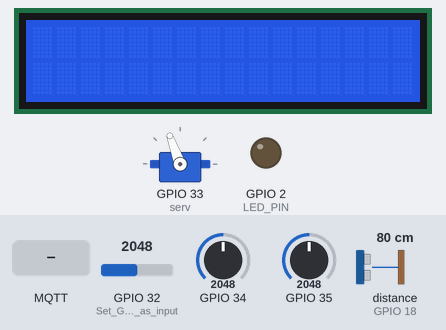
Simulated run of this sketch. Board: ESP32. Parts: servo, 16×2 character LCD, output pins drawn as LEDs (lit = HIGH). Inputs (shaded band) come from the test bench; at power-on: GPIO 32 (Set_GPIO_35_as_input) = 2048, GPIO 34 = 2048, GPIO 35 = 2048, distance to the obstacle (sensor on GPIO 18) 80 cm. The echo pulse lasts 58.3 µs per cm; WiFi joins after 1.5 s; servers stay silent unless stated; no MQTT or app messages arrive unless stated; what the sketch prints to the serial monitor is not drawn.

Above: at 2.8 s.
2.9 s: MQTT message "0" arrives on the first subscribed topic
At 3.08 s:
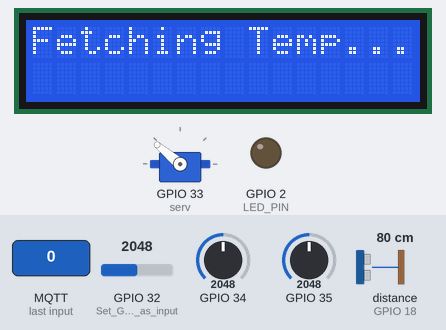
4.7 s: MQTT message "1" arrives on the first subscribed topic
At 6.44 s:
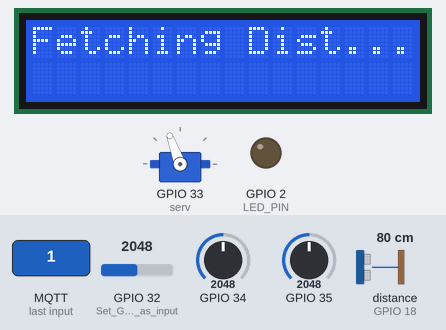
6.5 s: MQTT message "5" arrives on the first subscribed topic
At 6.72 s:
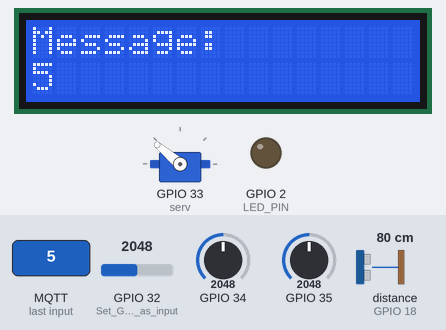
8.2 s: MQTT message "on" arrives on the first subscribed topic
At 8.44 s:
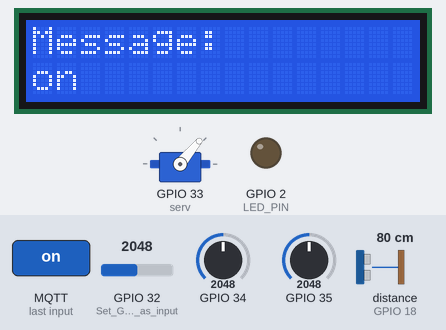
9.9 s: MQTT message "off" arrives on the first subscribed topic
At 10.07 s:
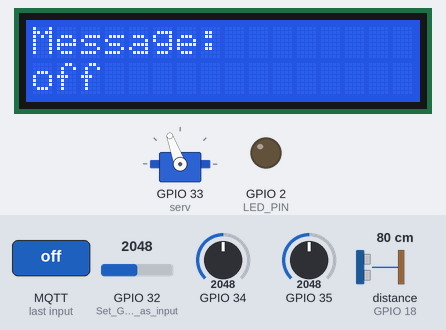
11.7 s: MQTT message "180" arrives on the first subscribed topic
At 11.89 s:
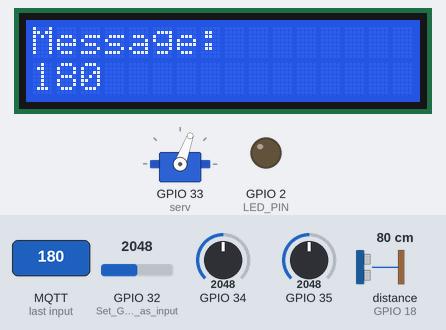
Timing chart, 0 to 14.8 s (numbered marks = the images above; inputs shaded):
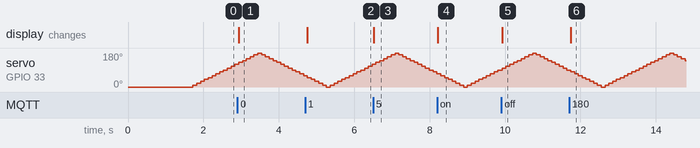

Measured:
- after the input at 2.9 s, the display: changes at once (image 1)
- after the input at 4.7 s, the display: changes after 0.06 s (image 2)
- after the input at 6.5 s, the display: changes at once (image 3)
- after the input at 8.2 s, the display: changes at once (image 4)
- after the input at 9.9 s, the display: changes at once (image 5)
- after the input at 11.7 s, the display: changes at once (image 6)

The sketch:

Task_5.ino
```cpp
#include <NewPing.h>            // Library for ultrasonic sensor
#include <LiquidCrystal_I2C.h>  // Library for I2C LCD display
#include <ESP32Servo.h>         // Library for controlling servos on ESP32
#include <WiFiClientSecure.h>   // Library for secure Wi-Fi connection
#include <esp_crt_bundle.h>     // ESP32 certificate bundle
#include <WiFi.h>               // Library for Wi-Fi functions
#include <PubSubClient.h>       // Library for MQTT communication

// Pin Definitions
#define trig_pin 19       // Ultrasonic sensor trigger pin
#define echo_pin 18       // Ultrasonic sensor echo pin
#define button_pin 26     // Button input pin
#define mic_pin 27        // Microphone input pin

// Wi-Fi credentials
const char* ssid = "WE2020";            // Wi-Fi SSID
const char* password = "epic2023";      // Wi-Fi password

// MQTT Broker details
const char* mqtt_broker = "bae6e1004af84917878e457c24d59cce.s1.eu.hivemq.cloud";
const char* mqtt_username = "esp32";   // MQTT username
const char* mqtt_password = "esppass"; // MQTT password
const int mqtt_port = 8883;            // MQTT port for secure connection
const char* topic_publish = "esp32/send";       // MQTT topic for publishing messages
const char* topic_distance = "esp32/distance";  // MQTT topic for distance sensor data
const char* topic_mic = "esp32/mic";            // MQTT topic for microphone data
const char* topic_temp = "esp32/temp";          // MQTT topic for temperature readings
const char* topic_subscribe = "esp32/receive";  // MQTT topic for receiving messages

// Variables for timing and control
long mil = 0;           // Current time in milliseconds
long lastmil = 0;       // Last recorded time in milliseconds
int pos = 0;            // Position of the servo motor
int i = 0;              // Index for the mic data being sent
bool moveto180 = true;  // Flag to control servo direction
bool mic_read = false;  // Flag to control microphone data reading
long lastmic = 0;       // Last time microphone data was read
long micstart = 0;      // Start time for microphone data reading

// Variables to store sensor readings
float currentDistance = 0;  // Current distance reading
int currentTemp = 0;        // Current temperature reading

// Initialize Wi-Fi and MQTT client objects
WiFiClientSecure espClient;   // Secure Wi-Fi client
PubSubClient client(espClient);  // MQTT client using secure Wi-Fi client
Servo serv;                      // Servo motor control object
LiquidCrystal_I2C lcd(0x27,16,2); // LCD display object (I2C address: 0x27, 16x2 characters)
NewPing sensor(trig_pin, echo_pin, 40); // Ultrasonic sensor object (max distance: 40cm)
#define LED_PIN 2  // LED pin (GPIO 2)

// Callback function to handle messages received on subscribed topics
void callback(char* topic, byte* payload, unsigned int length) {

    // Convert payload to a string
    String message;
    for (int i = 0; i < length; i++) {
        message += (char)payload[i];
    }

    // Check the content of the message and display the appropriate data
    if (message == "0") {
        // Print temperature data on the LCD
        lcd.clear();
        lcd.home();
        lcd.print("Fetching Temp...");
        // Request temperature data from the cloud
        client.publish(topic_temp, "get", true); // Set QoS level 1
    } else if (message == "1") {
        // Print distance data on the LCD
        lcd.clear();
        lcd.home();
        lcd.print("Fetching Dist...");
        // Request distance data from the cloud
        client.publish(topic_distance, "get", true); // Set QoS level 1
    } else {
        // Display the message on the LCD (if it doesn't match "0" or "1")
        lcd.clear();
        lcd.home();
        lcd.print("Message: ");
        lcd.setCursor(0, 1);
        lcd.print(message);
    }
}

// Callback function to handle incoming sensor data
void dataCallback(char* topic, byte* payload, unsigned int length) {
    // Convert payload to a string
    String message;
    for (int i = 0; i < length; i++) {
        message += (char)payload[i];
    }

    if (String(topic) == topic_temp) {
        // Update and display temperature data
        currentTemp = message.toInt();
        lcd.clear();
        lcd.home();
        lcd.print("Temp: ");
        lcd.print(currentTemp);
        lcd.print(" C");
    } else if (String(topic) == topic_distance) {
        // Update and display distance data
        currentDistance = message.toFloat();
        lcd.clear();
        lcd.home();
        lcd.print("Dist: ");
        lcd.print(currentDistance);
        lcd.print(" cm");
    }
}

void setup() {
    // Initialize Serial Monitor
    Serial.begin(115200);

    // Set pin modes
    pinMode(32, INPUT);    // Set GPIO 35 as input (analog pin for temperature sensor)
    pinMode(LED_PIN, OUTPUT); // Set LED pin as output
    digitalWrite(LED_PIN, LOW); // Initially turn off the LED

    // Initialize Servo
    serv.attach(33);      // Attach servo to GPIO 33
    serv.write(0);        // Set initial servo position to 0 degrees

    // Initialize LCD
    lcd.init();           // Initialize LCD
    lcd.backlight();      // Turn on LCD backlight

    // Connect to Wi-Fi
    Serial.print("Connecting to Wi-Fi");
    WiFi.begin(ssid, password);
    while (WiFi.status() != WL_CONNECTED) {
        delay(500);
        Serial.print(".");
    }
    Serial.println("\nConnected to Wi-Fi");

    // Set up secure Wi-Fi client (insecure for this example)
    espClient.setInsecure();

    // Connect to MQTT Broker
    client.setServer(mqtt_broker, mqtt_port);
    client.setCallback(callback); // Set the MQTT callback function

    while (!client.connected()) {
        Serial.print("Connecting to MQTT Broker...");
        String client_id = "esp32-client-" + String(WiFi.macAddress());
        if (client.connect(client_id.c_str(), mqtt_username, mqtt_password)) {
            Serial.println("Connected to MQTT Broker");
            client.subscribe(topic_subscribe, 1); // Subscribe with QoS level 1
            client.subscribe(topic_temp, 1);      // Subscribe with QoS level 1
            client.subscribe(topic_distance, 1);  // Subscribe with QoS level 1
        } else {
            Serial.print("Failed with state ");
            Serial.print(client.state());
            delay(2000);
        }
    }

    // Publish an initial message to the MQTT topic with QoS level 1
    client.publish(topic_publish, "Hello from ESP32", true); // Set QoS level 1 and retain flag

    // Record the current time
    mil = millis();
    lastmil = mil;
}

void loop() {
    // Keep the MQTT client connected and process incoming messages
    client.loop();

    // Update the current time
    mil = millis();

    // Check if button is pressed and start reading microphone data
    if (!mic_read && analogRead(34) > 2000) {
        client.publish(topic_mic, String(analogRead(35)).c_str(), true); // Set QoS level 1
        lastmic = mil;
        mic_read = true;   // Start microphone data reading
        micstart = mil;    // Record start time of microphone data reading
    }

    // Continue reading microphone data every 10ms for 4 seconds
    if (mic_read && mil - lastmic > 10) {
        client.publish(topic_mic, String(analogRead(35)).c_str(), true); // Set QoS level 1
        lastmic = mil;
        if (mil - micstart > 4000) {
            client.publish(topic_mic, "Done", true); // Set QoS level 1
            mic_read = false;  // Stop microphone data reading after 4 seconds
        }
    }

    // Control servo movement and publish sensor data every 100ms
    if (mil - lastmil > 100) {
        // Move servo motor to the next position
        if (moveto180) {
            pos += 10;
            if (pos == 180) moveto180 = false;  // Change direction at 180 degrees
        } else {
            pos -= 10;
            if (pos == 0) moveto180 = true;    // Change direction at 0 degrees
        }

        // Read temperature from analog pin (connected to a temperature sensor)
        int temp = analogRead(32);
        currentTemp = map(temp, 0, 4095, -55, 125);   // Map the analog reading to temperature range

        // Measure distance using ultrasonic sensor
        unsigned int uS = sensor.ping();
        currentDistance = uS / US_ROUNDTRIP_CM; // Convert time to distance in cm

        // Publish temperature and distance data to MQTT topics with QoS level 1
        client.publish(topic_temp, String(currentTemp).c_str(), true); // Set QoS level 1
        client.publish(topic_distance, String(currentDistance).c_str(), true); // Set QoS level 1

        // Update servo position
        serv.write(pos);

        // Record the last time the loop was executed
        lastmil = mil;
    }
}
```
